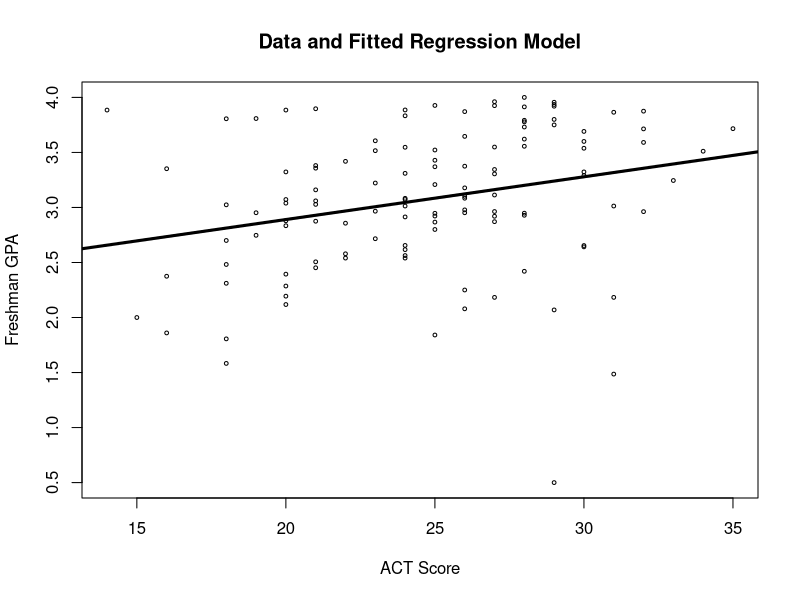

Write the R code that produced this figure.
## ---- chunk 1

# read data
gpa <- read.table("../../data/gpa.txt", header = TRUE)

# fit linear model + print summary
gfit <- lm(GPA ~ ACT, data=gpa)
summary(gfit)

# plot data with fitted regression line
plot(gpa$ACT, gpa$GPA, cex=.5, main="Data and Fitted Regression Model", ylab="Freshman GPA", xlab="ACT Score")
abline(gfit,lwd = 3)

# produce confidence interval for B_1
confint(gfit, 'ACT', level = 0.99)

# t-test for relationship
beta0 <- coef(gfit)[1] #coefficient b_0
beta1 <- coef(gfit)[2] #coefficient b_1
fitted_values <- beta0 + beta1 * gpa$ACT #y_hat values

sse <- sum((gpa$GPA - fitted_values) ^2) #sse
mse <- sse / (nrow(gpa)-2) #mse
sigma.hat<-sqrt(mse) #estimated standard dev
sxx <- sum((gpa$ACT - mean(gpa$ACT))^2) #msr
se.beta.hat.1 <- sqrt(mse / sxx) #standard error
T.statistic <- beta1 / se.beta.hat.1 #t statistic
p_value <- 2*pt(T.statistic, df=nrow(gpa)-2, lower.tail=FALSE)
t.star <- qt(.995, nrow(gpa)-2) #t*

# estimate mean y value
newdata <- data.frame(ACT = c(28))
ci <- predict(gfit, newdata, interval = "confidence", level = .95)

# predict y for known x value
pi <- predict(gfit,newdata,interval = "predict", level = .95)
